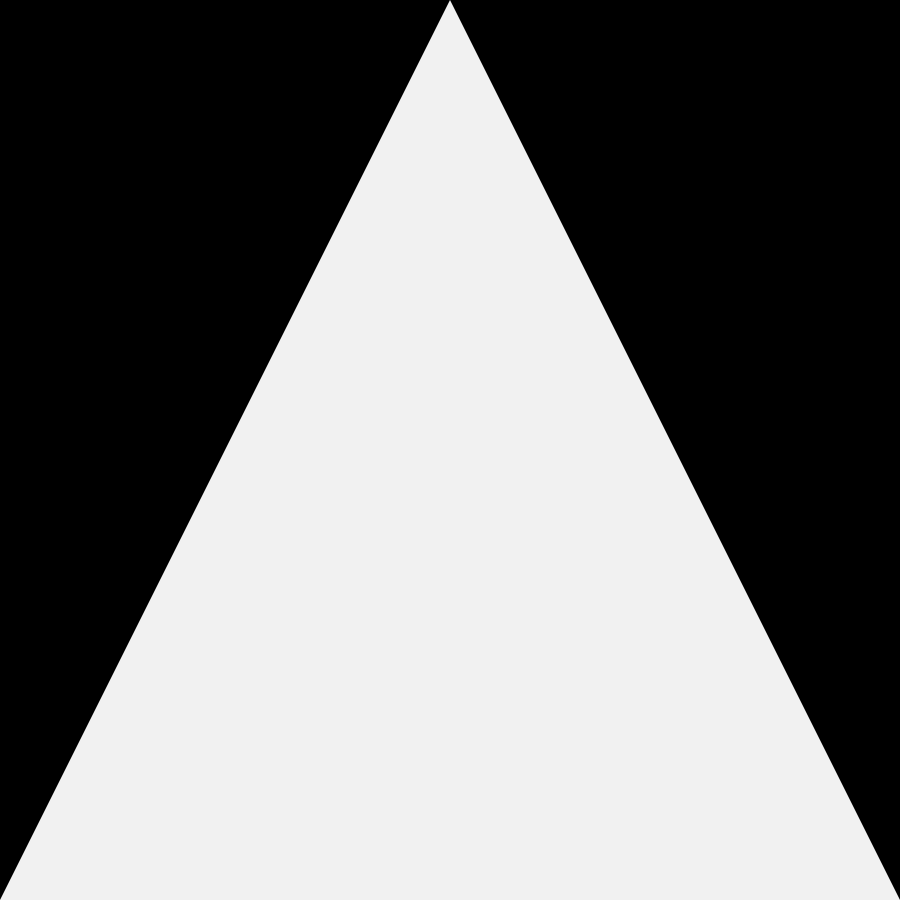
Frame 1 (no input)
Frame 60 (the mouse pressed at the canvas centre just before this capture): identical to frame 1, image omitted
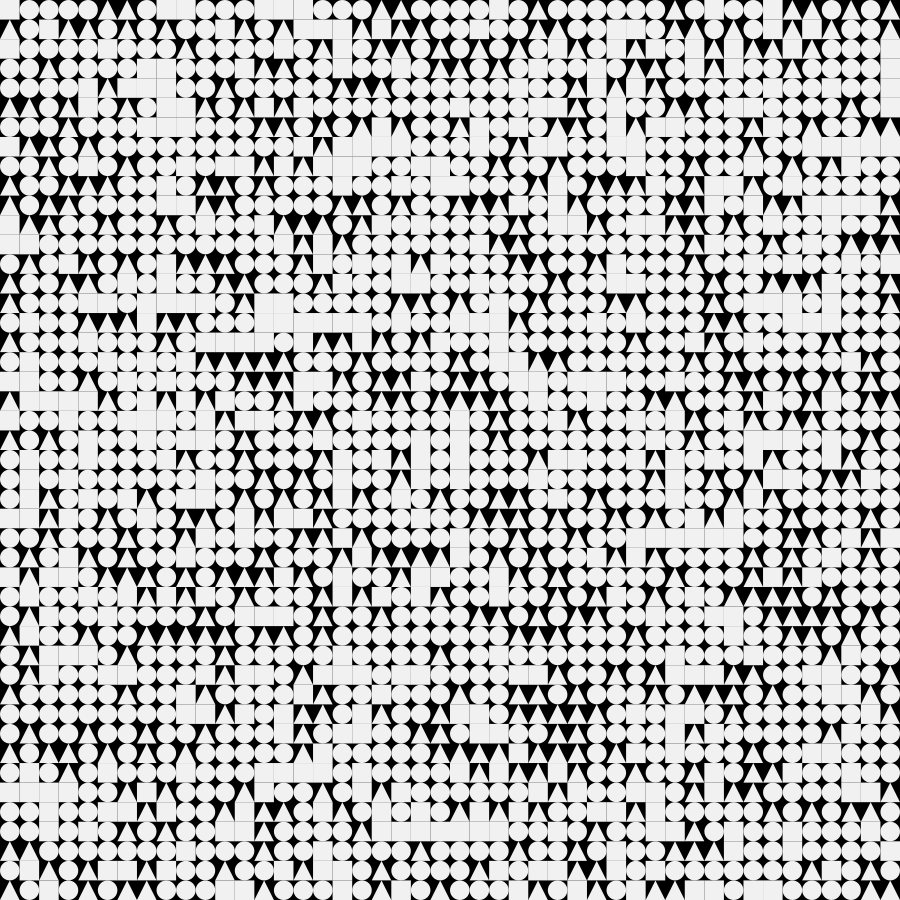
Frame 120 (the mouse held since frame 60 and released just before this capture)

The Processing sketch that drew these frames (run headless with seeded random() and noise(); from frame 60 on, the mouse is pressed at the canvas centre):

// Processing sketch: truchet_patterns
// ── truchet_patterns.pde
void setup() {
  size(900, 900);
}
void draw() {
  background(0);
  fill(#f1f1f1);
  rectMode(CENTER);
  noStroke();
  float menge = int(1 + mouseX * 0.1);
  float abstand = width / menge; 
  translate(abstand/2, abstand/2);
  for (float x = 0; x < menge; x++) { 
    for (float y = 0; y < menge; y++) { 
      float posX = x*abstand;
      float posY = y*abstand;
      float w = abstand;
      float h = abstand;
      if (random(1) < 0.5) {
        ellipse(posX, posY, w, h);
      } else {
        if (random(1) < 0.5) { 
          float mag = w/2;
          float x1 = 0;
          float y1 = -mag;
          float x2 = mag;
          float y2 = mag;
          float x3 = -mag;
          float y3 = mag;
          pushMatrix();
          translate(posX, posY);
          triangle(x1, y1, x2, y2, x3, y3);
          popMatrix();
        } else {
          pushMatrix();
          translate(posX, posY);
          rect(0,0, w, h);
          popMatrix();
        }
      }
    }
  }
}
